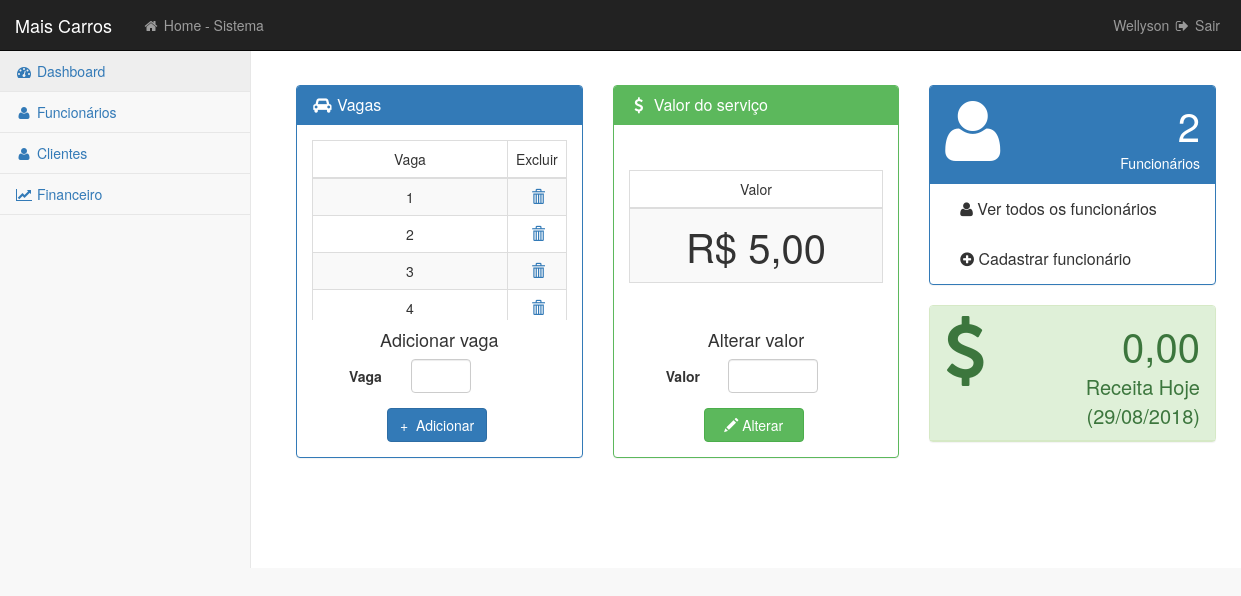
Screenshot of /view/home_admin.php (signed in) with the database file from the repository.
### tables this page shows
CREATE TABLE `usuario` (
  `id` int(100) NOT NULL,
  `nome` varchar(255) NOT NULL,
  `login` varchar(50) NOT NULL,
  `senha` varchar(100) NOT NULL
);

CREATE TABLE `vagas` (
  `id` int(11) NOT NULL
);

CREATE TABLE `valor_servico` (
  `id` int(11) NOT NULL,
  `valor` decimal(18,2) NOT NULL
);

### controller/funcionario/NavbarController.php (called while the page is built, shortened)
<?php
  class NavbarController {
    public $FuncionarioModel;
    public function __construct(){
      $this->FuncionarioModel = new Funcionario();
    }
    function getName() {
      return $this->FuncionarioModel->getName();
    }
    function auth() {
      $this->FuncionarioModel->auth();
    }
  }
?>

### model/FuncionarioModel.php (called while the page is built, shortened)
<?php
  class Funcionario extends CRUD {
    public function getLoggedUser() {
      $pdo = parent::connect();
      $login = $_SESSION['login'];
      $senha = $_SESSION['senha'];
      $sql = $pdo->prepare("SELECT * FROM usuario WHERE login=:login and senha=:senha");
      $sql->bindValue(':login', $login);
      $sql->bindValue(':senha', $senha);
      $sql->execute();
      $currentUser = $sql->fetchAll(PDO::FETCH_ASSOC);
      return $currentUser;
    }
    public function getName() {
      $user = $this->getLoggedUser();
      return $user[0]['nome'];
    }
  }
?>

### controller/GetAllController.php (called while the page is built, shortened)
<?php
  class GetAllController {
    public $CRUDModel;
    public function __construct(){
      $this->CRUDModel = new CRUD();
    }
    function getAll( $table ) {
      return $this->CRUDModel->readAll( $table );
    }
  }
?>

### view/dashboard/vagas/all-vagas.php (the view, shortened to what this page needs)
<?php
  $getAllCtrl = new GetAllController();
  $vagas = $getAllCtrl->getAll('vagas');
  sort($vagas);
  foreach ($vagas as $vaga) { ?>
  <tr>
    <td style="text-align: center;" ><?php echo $vaga['id']; ?></td>
    <td>
      <a class="icon-table" href="./../controller/vagas/DeleteController.php?id=<?php echo $vaga['id']; ?>">
         <i class="glyphicon glyphicon-trash" style="margin-left: 15px;" ></i>
      </a>
    </td>
  </tr>
  <?php } ?>

### view/dashboard/nav.php (shortened to what this page needs)
<?php
  $navbar = new NavbarController();
  $navbar->auth();
  $name = $navbar->getName();
?>
<div id="wrapper">
    <nav class="navbar navbar-inverse navbar-fixed-top" role="navigation">
        <div class="navbar-header">
            <a class="navbar-brand" href="home_admin.php">Mais Carros</a>
        </div>
        <ul class="nav navbar-nav navbar-left navbar-top-links">
            <li><a href="home_func.php"><i class="fa fa-home fa-fw"></i> Home - Sistema</a></li>
        </ul>
        <ul class="nav navbar-right navbar-top-links">
            <li class="dropdown">
                <a class="dropdown-toggle" href="../controller/logout_controller.php">
                    <?php echo $name ?> <i class="fa fa-sign-out fa-fw"></i> Sair
                </a>
            </li>
        </ul>
        <div class="navbar-default sidebar" role="navigation">
            <div class="sidebar-nav navbar-collapse">
                <ul class="nav" id="side-menu">
                    <li>
                        <a href="home_admin.php" class="active"><i class="fa fa-dashboard fa-fw"></i> Dashboard</a>
                    </li>
                    <li>
                        <a href="admin_funcionarios.php"><i class="fa fa-user fa-fw"></i> Funcionários</a>
                    </li>
                    <li>
                        <a href="admin_clientes.php"><i class="fa fa-user fa-fw"></i> Clientes</a>
                    </li>
                    <li>
                        <a href="admin_financeiro.php"><i class="fa fa-line-chart fa-fw"></i> Financeiro</a>
                    </li>
                </ul>
            </div>
        </div>
    </nav>
</div>

### view/dashboard/valor_servico/all-valor-servico.php (shortened to what this page needs)
<?php
  $getAllCtrl = new GetAllController();
  $valores = $getAllCtrl->getAll('valor_servico');
  foreach ($valores as $valor) { ?>
   <tr>
   	<td style="text-align: center; font-size: 40px;" >R$ <?php echo number_format($valor['valor'],2,",",".");?>
    </td>
   </tr>
  <?php } ?>

### view/css/startmin.css (style rules this page uses)
body { background-color: #f8f8f8; }
#wrapper { width: 100%; }
.navbar-header { float: left; }
.navbar-left { float: left; }
.navbar-right { text-align: right; }
.navbar-top-links { margin: 0; }
.navbar-top-links li { display: inline-block; }
.navbar-top-links li:last-child { margin-right: 6px; }
.navbar-top-links li a { padding: 15px; min-height: 50px; }
.navbar-top-links>li>a { color: #999; }
.sidebar .sidebar-nav.navbar-collapse { padding-right: 0; padding-left: 0; }
.sidebar ul li { border-bottom: 1px solid #e7e7e7; }
.sidebar ul li a.active { background-color: #eee; }
@media (min-width:768px) { .sidebar { z-index: 1; position: absolute; width: 250px; margin-top: 51px; } }

### rows the page displays
usuario: nome "Wellyson"
vagas: id "1"
vagas: id "2"
vagas: id "3"
vagas: id "4"
valor_servico: valor "5,00"

### other values shown
$result "2"
$result "0,00"
